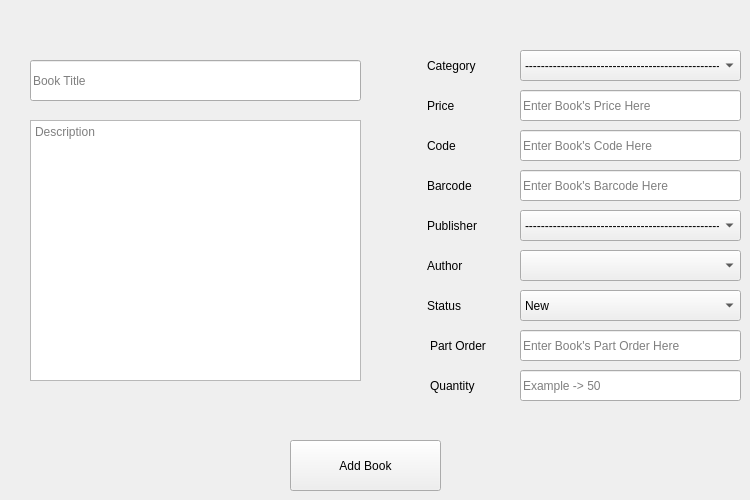
      <widget class="QWidget" name="tab_16">
       <attribute name="title">
        <string>Add New Book</string>
       </attribute>
       <widget class="QLabel" name="label_2">
        <property name="geometry">
         <rect>
          <x>427</x>
          <y>50</y>
          <width>71</width>
          <height>31</height>
         </rect>
        </property>
        <property name="text">
         <string>Category</string>
        </property>
       </widget>
       <widget class="QLabel" name="label_3">
        <property name="geometry">
         <rect>
          <x>427</x>
          <y>90</y>
          <width>71</width>
          <height>31</height>
         </rect>
        </property>
        <property name="text">
         <string>Price</string>
        </property>
       </widget>
       <widget class="QLabel" name="label_4">
        <property name="geometry">
         <rect>
          <x>427</x>
          <y>130</y>
          <width>71</width>
          <height>31</height>
         </rect>
        </property>
        <property name="text">
         <string>Code</string>
        </property>
       </widget>
       <widget class="QLabel" name="label_5">
        <property name="geometry">
         <rect>
          <x>427</x>
          <y>210</y>
          <width>71</width>
          <height>31</height>
         </rect>
        </property>
        <property name="text">
         <string>Publisher</string>
        </property>
       </widget>
       <widget class="QLabel" name="label_6">
        <property name="geometry">
         <rect>
          <x>427</x>
          <y>250</y>
          <width>71</width>
          <height>31</height>
         </rect>
        </property>
        <property name="text">
         <string>Author</string>
        </property>
       </widget>
       <widget class="QLabel" name="label_7">
        <property name="geometry">
         <rect>
          <x>427</x>
          <y>290</y>
          <width>71</width>
          <height>31</height>
         </rect>
        </property>
        <property name="text">
         <string>Status</string>
        </property>
       </widget>
       <widget class="QLabel" name="label_8">
        <property name="geometry">
         <rect>
          <x>430</x>
          <y>330</y>
          <width>81</width>
          <height>31</height>
         </rect>
        </property>
        <property name="text">
         <string>Part Order</string>
        </property>
       </widget>
       <widget class="QComboBox" name="comboBox_4">
        <property name="geometry">
         <rect>
          <x>520</x>
          <y>50</y>
          <width>221</width>
          <height>31</height>
         </rect>
        </property>
        <property name="currentText">
         <string>--------------------------------------------------</string>
        </property>
        <item>
         <property name="text">
          <string>--------------------------------------------------</string>
         </property>
        </item>
       </widget>
       <widget class="QComboBox" name="comboBox_6">
        <property name="geometry">
         <rect>
          <x>520</x>
          <y>250</y>
          <width>221</width>
          <height>31</height>
         </rect>
        </property>
       </widget>
       <widget class="QComboBox" name="comboBox_7">
        <property name="geometry">
         <rect>
          <x>520</x>
          <y>290</y>
          <width>221</width>
          <height>31</height>
         </rect>
        </property>
        <item>
         <property name="text">
          <string>New</string>
         </property>
        </item>
        <item>
         <property name="text">
          <string>Used</string>
         </property>
        </item>
        <item>
         <property name="text">
          <string>Damaged</string>
         </property>
        </item>
       </widget>
       <widget class="QComboBox" name="comboBox_8">
        <property name="geometry">
         <rect>
          <x>520</x>
          <y>210</y>
          <width>221</width>
          <height>31</height>
         </rect>
        </property>
        <property name="currentText">
         <string>--------------------------------------------------</string>
        </property>
        <item>
         <property name="text">
          <string>--------------------------------------------------</string>
         </property>
        </item>
       </widget>
       <widget class="QPushButton" name="pushButton_13">
        <property name="enabled">
         <bool>true</bool>
        </property>
        <property name="geometry">
         <rect>
          <x>290</x>
          <y>440</y>
          <width>151</width>
          <height>51</height>
         </rect>
        </property>
        <property name="sizePolicy">
         <sizepolicy hsizetype="Minimum" vsizetype="Fixed">
          <horstretch>46</horstretch>
          <verstretch>21</verstretch>
         </sizepolicy>
        </property>
        <property name="baseSize">
         <size>
          <width>39</width>
          <height>61</height>
         </size>
        </property>
        <property name="text">
         <string>Add Book</string>
        </property>
       </widget>
       <widget class="QLineEdit" name="lineEdit_6">
        <property name="geometry">
         <rect>
          <x>30</x>
          <y>60</y>
          <width>331</width>
          <height>41</height>
         </rect>
        </property>
        <property name="placeholderText">
         <string>Book Title</string>
        </property>
       </widget>
       <widget class="QLineEdit" name="lineEdit_11">
        <property name="geometry">
         <rect>
          <x>520</x>
          <y>90</y>
          <width>221</width>
          <height>31</height>
         </rect>
        </property>
        <property name="placeholderText">
         <string>Enter Book's Price Here</string>
        </property>
       </widget>
       <widget class="QTextEdit" name="textEdit">
        <property name="geometry">
         <rect>
          <x>30</x>
          <y>120</y>
          <width>331</width>
          <height>261</height>
         </rect>
        </property>
        <property name="placeholderText">
         <string>Description</string>
        </property>
       </widget>
       <widget class="QLineEdit" name="lineEdit_47">
        <property name="geometry">
         <rect>
          <x>520</x>
          <y>130</y>
          <width>221</width>
          <height>31</height>
         </rect>
        </property>
        <property name="placeholderText">
         <string>Enter Book's Code Here</string>
        </property>
       </widget>
       <widget class="QLineEdit" name="lineEdit_49">
        <property name="geometry">
         <rect>
          <x>520</x>
          <y>170</y>
          <width>221</width>
          <height>31</height>
         </rect>
        </property>
        <property name="placeholderText">
         <string>Enter Book's Barcode Here</string>
        </property>
       </widget>
       <widget class="QLabel" name="label_87">
        <property name="geometry">
         <rect>
          <x>427</x>
          <y>170</y>
          <width>71</width>
          <height>31</height>
         </rect>
        </property>
        <property name="text">
         <string>Barcode</string>
        </property>
       </widget>
       <widget class="QLineEdit" name="lineEdit_50">
        <property name="geometry">
         <rect>
          <x>520</x>
          <y>330</y>
          <width>221</width>
          <height>31</height>
         </rect>
        </property>
        <property name="placeholderText">
         <string>Enter Book's Part Order Here</string>
        </property>
       </widget>
       <widget class="QLabel" name="label_17">
        <property name="geometry">
         <rect>
          <x>430</x>
          <y>370</y>
          <width>81</width>
          <height>31</height>
         </rect>
        </property>
        <property name="text">
         <string>Quantity</string>
        </property>
       </widget>
       <widget class="QLineEdit" name="lineEdit_54">
        <property name="geometry">
         <rect>
          <x>520</x>
          <y>370</y>
          <width>221</width>
          <height>31</height>
         </rect>
        </property>
        <property name="placeholderText">
         <string>Example -&gt; 50</string>
        </property>
       </widget>
      </widget>
